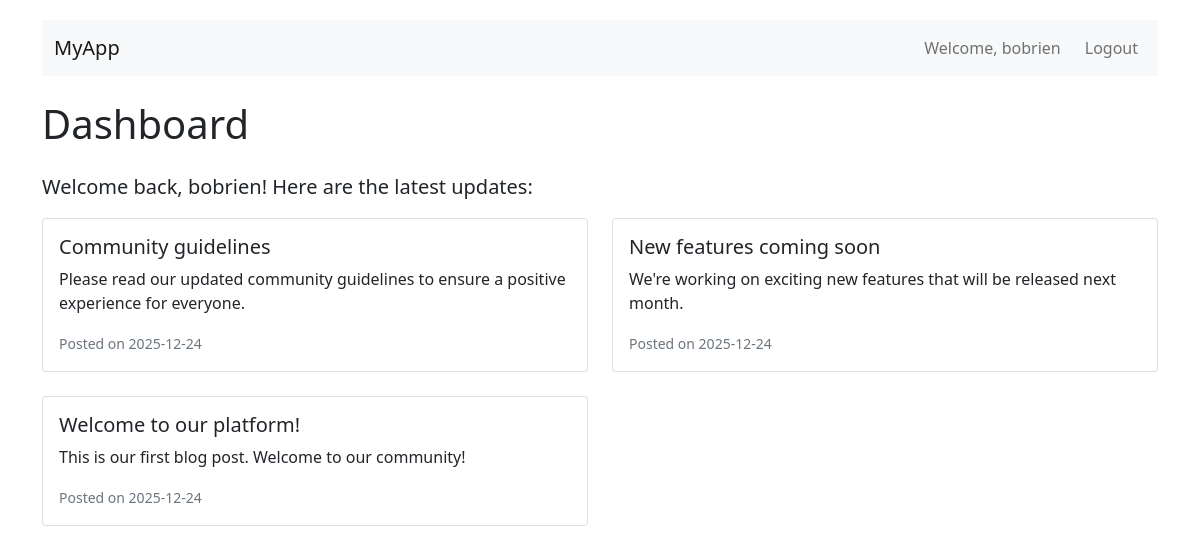
Screenshot of / (signed in) with the database file from the repository.
### app.py (models this page shows)
class BlogPost(db.Model):
    id = db.Column(db.Integer, primary_key=True)
    title = db.Column(db.String(200), nullable=False)
    content = db.Column(db.Text, nullable=False)
    created_at = db.Column(db.DateTime, default=lambda: datetime.now(timezone.utc))

### app.py (the view)
@app.route('/')
def index():
    if 'userid' in session:
        posts = BlogPost.query.order_by(BlogPost.created_at.desc()).all()
        return render_template('dashboard.html', userid=session['userid'], posts=posts)
    else:
        return render_template('index.html')

### templates/dashboard.html (shortened to what this page needs)
{% extends "base.html" %}
{% block content %}
<h1 class="mb-4">Dashboard</h1>
<p class="lead">Welcome back, {{ userid }}! Here are the latest updates:</p>
<div class="row">
    {% for post in posts %}
    <div class="col-md-6 mb-4">
        <div class="card">
            <div class="card-body">
                <h5 class="card-title">{{ post.title }}</h5>
                <p class="card-text">{{ post.content }}</p>
                <small class="text-muted">Posted on {{ post.created_at.strftime('%Y-%m-%d') }}</small>
            </div>
        </div>
    </div>
    {% endfor %}
</div>
{% endblock %}

### templates/base.html (shortened to what this page needs)
<!DOCTYPE html>
<html lang="en">
<head>
    <link href="https://cdn.jsdelivr.net/npm/bootstrap@5.1.3/dist/css/bootstrap.min.css" rel="stylesheet">
</head>
<body>
    <div class="container">
        <nav class="navbar navbar-expand-lg navbar-light bg-light mb-4">
            <div class="container-fluid">
                <a class="navbar-brand" href="{{ url_for('index') }}">MyApp</a>
                <div class="navbar-nav ms-auto">
                    {% if session.userid %}
                        <span class="navbar-text me-3">Welcome, {{ session.userid }}</span>
                        <a class="nav-link" href="{{ url_for('logout') }}">Logout</a>
                    {% else %}
                        <a class="nav-link" href="{{ url_for('login') }}">Login</a>
                        <a class="nav-link" href="{{ url_for('register') }}">Register</a>
                    {% endif %}
                </div>
            </div>
        </nav>
        {% block content %}{% endblock %}
    </div>
</body>
</html>

### templates/base.html (style rules this page uses)
body { padding-top: 20px; }

### rows the page displays
BlogPost: title "Community guidelines", content "Please read our updated community guidelines to ensure a positive experience for everyone.", created_at "2025-12-24"
BlogPost: title "New features coming soon", content "We're working on exciting new features that will be released next month.", created_at "2025-12-24"
BlogPost: title "Welcome to our platform!", content "This is our first blog post. Welcome to our community!", created_at "2025-12-24"

### other values shown
{{ session.userid }} "bobrien"
{{ userid }} "bobrien"
